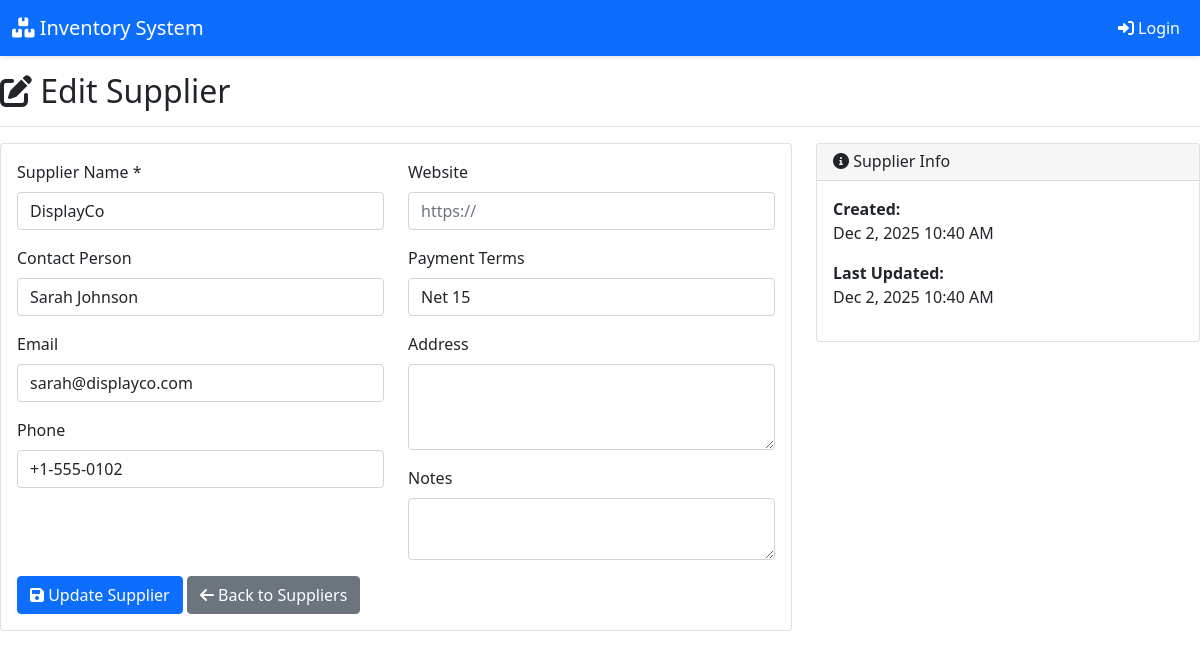
/suppliers/edit_supplier.php?id=2, run on the app's committed database.
### tables this page shows
CREATE TABLE IF NOT EXISTS suppliers (
    id INT AUTO_INCREMENT PRIMARY KEY,
    name VARCHAR(255) NOT NULL,
    contact_person VARCHAR(255),
    email VARCHAR(255),
    phone VARCHAR(50),
    address TEXT,
    website VARCHAR(255),
    payment_terms VARCHAR(100),
    notes TEXT,
    is_active BOOLEAN DEFAULT TRUE,
    created_at TIMESTAMP DEFAULT CURRENT_TIMESTAMP,
    updated_at TIMESTAMP DEFAULT CURRENT_TIMESTAMP ON UPDATE CURRENT_TIMESTAMP
);

### models/Supplier.php (called while the page is built, shortened)
<?php
class Supplier {
    private $conn;
    private $table_name = "suppliers";
    public $id;
    public function __construct($db) {
        $this->conn = $db;
    }
    public function readOne() {
        $query = "SELECT * FROM " . $this->table_name . "
                  WHERE id = :id LIMIT 0,1";
        $stmt = $this->conn->prepare($query);
        $stmt->bindParam(":id", $this->id);
        $stmt->execute();
        $row = $stmt->fetch(PDO::FETCH_ASSOC);
        if ($row) {
            $this->name = $row['name'];
            $this->contact_person = $row['contact_person'];
            $this->email = $row['email'];
            $this->phone = $row['phone'];
            $this->website = $row['website'];
            $this->payment_terms = $row['payment_terms'];
            return true;
        }
        return false;
    }
}
?>

### suppliers/edit_supplier.php (the view, shortened to what this page needs)
<?php
require_once "../models/Supplier.php";
$database = new Database();
$db = $database->getConnection();
$supplier = new Supplier($db);
if (isset($_GET['id'])) {
    $supplier->id = $_GET['id'];
    if (!$supplier->readOne()) {
        $_SESSION['message'] = "Supplier not found!";
        $_SESSION['message_type'] = 'danger';
        header("Location: view_suppliers.php");
        exit();
    }
} else {
    header("Location: view_suppliers.php");
    exit();
}
require_once "../includes/header.php";
?>
<div class="d-flex justify-content-between flex-wrap flex-md-nowrap align-items-center pt-3 pb-2 mb-3 border-bottom">
    <h1 class="h2"><i class="fas fa-edit"></i> Edit Supplier</h1>
</div>
<div class="row">
    <div class="col-md-8">
        <div class="card">
            <div class="card-body">
                <form method="POST" action="">
                    <div class="row">
                        <div class="col-md-6">
                            <div class="mb-3">
                                <label for="name" class="form-label">Supplier Name *</label>
                                <input type="text" class="form-control" id="name" name="name"
                                       value="<?php echo htmlspecialchars($supplier->name); ?>" required>
                            </div>
                            <div class="mb-3">
                                <label for="contact_person" class="form-label">Contact Person</label>
                                <input type="text" class="form-control" id="contact_person" name="contact_person"
                                       value="<?php echo htmlspecialchars($supplier->contact_person); ?>">
                            </div>
                            <div class="mb-3">
                                <label for="email" class="form-label">Email</label>
                                <input type="email" class="form-control" id="email" name="email"
                                       value="<?php echo htmlspecialchars($supplier->email); ?>">
                            </div>
                            <div class="mb-3">
                                <label for="phone" class="form-label">Phone</label>
                                <input type="text" class="form-control" id="phone" name="phone"
                                       value="<?php echo htmlspecialchars($supplier->phone); ?>">
                            </div>
                        </div>
                        <div class="col-md-6">
                            <div class="mb-3">
                                <label for="website" class="form-label">Website</label>
                                <input type="url" class="form-control" id="website" name="website"
                                       value="<?php echo htmlspecialchars($supplier->website); ?>"
                                       placeholder="https://">
                            </div>
                            <div class="mb-3">
                                <label for="payment_terms" class="form-label">Payment Terms</label>
                                <input type="text" class="form-control" id="payment_terms" name="payment_terms"
                                       value="<?php echo htmlspecialchars($supplier->payment_terms); ?>"
                                       placeholder="e.g., Net 30, Net 60">
                            </div>
                            <div class="mb-3">
                                <label for="address" class="form-label">Address</label>
                                <textarea class="form-control" id="address" name="address"
                                          rows="3"><?php echo htmlspecialchars($supplier->address); ?></textarea>
                            </div>
                            <div class="mb-3">
                                <label for="notes" class="form-label">Notes</label>
                                <textarea class="form-control" id="notes" name="notes"
                                          rows="2"><?php echo htmlspecialchars($supplier->notes); ?></textarea>
                            </div>
                        </div>
                    </div>
                    <button type="submit" class="btn btn-primary">
                        <i class="fas fa-save"></i> Update Supplier
                    </button>
                    <a href="view_suppliers.php" class="btn btn-secondary">
                        <i class="fas fa-arrow-left"></i> Back to Suppliers
                    </a>
                </form>
            </div>
        </div>
    </div>
    <div class="col-md-4">
        <div class="card">
            <div class="card-header">
                <h6 class="card-title mb-0"><i class="fas fa-info-circle"></i> Supplier Info</h6>
            </div>
            <div class="card-body">
                <p><strong>Created:</strong><br>
                <?php echo date('M j, Y g:i A', strtotime($supplier->created_at ?? 'now')); ?></p>
                <p><strong>Last Updated:</strong><br>
                <?php echo date('M j, Y g:i A', strtotime($supplier->updated_at ?? 'now')); ?></p>
            </div>
        </div>
    </div>
</div>
<?php require_once "../includes/footer.php"; ?>

### includes/header.php (style rules this page uses)
.card { transition: transform 0.2s; }

### data on the page
suppliers: name "DisplayCo", contact_person "Sarah Johnson", email "sarah@displayco.com", phone "+1-555-0102", payment_terms "Net 15"

### other printed values
date('M j, Y g:i A', strtotime($supplier->created_at ?? 'now')) "Dec 2, 2025 10:40 AM"
date('M j, Y g:i A', strtotime($supplier->updated_at ?? 'now')) "Dec 2, 2025 10:40 AM"
